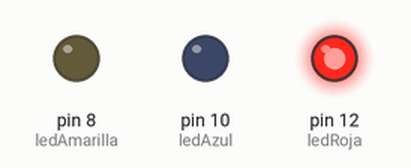
Simulated run of this sketch. Board: Arduino Uno, built with avr-gcc and run on an emulated ATmega328P. Shown: output pins drawn as LEDs (lit = HIGH).

Above: at 0.1 s.
At 13.6 s:
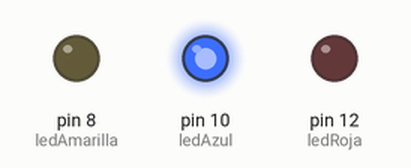
At 30.1 s:
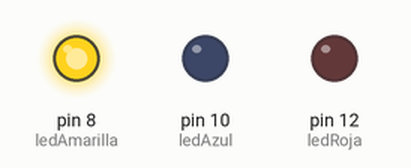
Timing chart, 0 to 40.0 s (numbered marks = the images above):
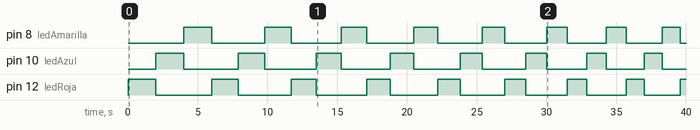

Measured:
- by itself, pin 8 (ledAmarilla): repeats every 5.7 s: LOW 3.8 s, HIGH 1.9 s
- by itself, pin 10 (ledAzul): repeats every 5.8 s: LOW 3.9 s, HIGH 1.9 s
- by itself, pin 12 (ledRoja): repeats every 5.9 s: LOW 4.0 s, HIGH 1.9 s

The sketch:

SemaforoArduino.ino
```cpp
int ledRoja = 12;
int ledAzul = 10;
int ledAmarilla = 8;

int tiempoEncendido = 2000;

void setup() {
  pinMode(ledRoja, OUTPUT);
  pinMode(ledAzul, OUTPUT);
  pinMode(ledAmarilla, OUTPUT);
}

void loop() {

  digitalWrite(ledRoja, HIGH);
  delay(tiempoEncendido);
  digitalWrite(ledRoja, LOW);

  digitalWrite(ledAzul, HIGH);
  delay(tiempoEncendido);
  digitalWrite(ledAzul, LOW);

  digitalWrite(ledAmarilla, HIGH);
  delay(tiempoEncendido);
  digitalWrite(ledAmarilla, LOW);

  tiempoEncendido = (tiempoEncendido > 100) ? tiempoEncendido - 100 : tiempoEncendido;
}
```
